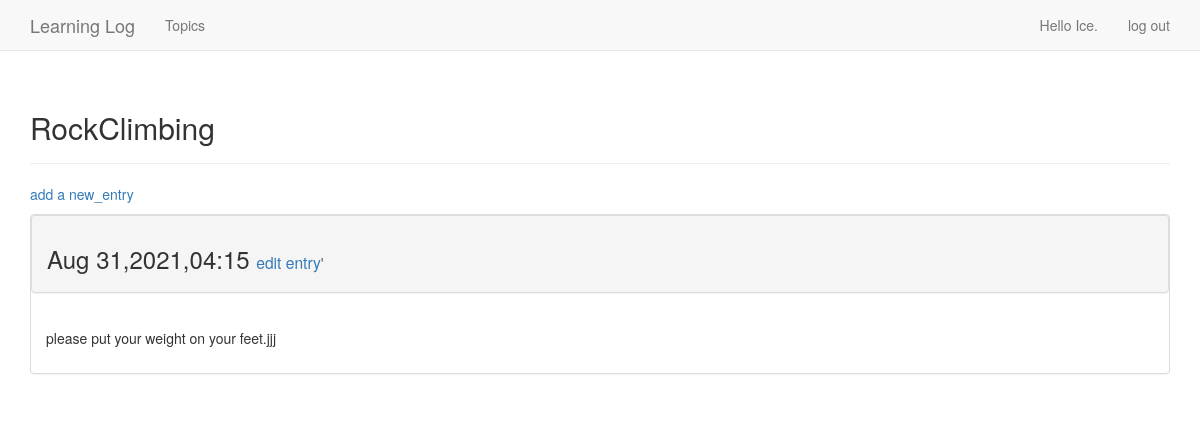
The page /topics/2/ (signed in) on the database its author committed.
### learning_logs/models.py (models this page shows, shortened)
class Topic(models.Model):
    text=models.CharField(max_length=200)
    date_added=models.DateTimeField(auto_now_add=True)
    owner=models.ForeignKey(User,on_delete=models.CASCADE)
    def __str__(self):
        return self.text

class Entry(models.Model):
    topic=models.ForeignKey(Topic,on_delete=models.CASCADE)
    text=models.TextField()
    data_added=models.DateTimeField(auto_now_add=True)
    class Meta:
        verbose_name_plural='entries'

### learning_logs/views.py (the view)
# urls.py: url(r'^topics/(?P<topic_id>\d+)/$',views.topic,name='topic'),
@login_required
def topic(request,topic_id):
    topic=get_object_or_404(Topic,id=topic_id)
    if topic.owner != request.user:
        raise Http404
    entries=topic.entry_set.order_by('id')#特殊的，用id 代替date_added 否则会参数错误
    context={'topic':topic,'entries':entries}#主题和条目的字典
    return render(request,'learning_logs/topic.html',context)

### learning_logs/templates/learning_logs/topic.html
{% extends "learning_logs/base.html" %}
{% block header %}
  <h2>{{topic}}</h2>
{% endblock header %}
{% block content %}
<p>
  <a href="{% url 'learning_logs:new_entry' topic.id %}">add  a new_entry</a>
</p>
{% for entry in entries %}
  <div class='panel panel-default'>
    <div class='panel panel-heading'>
      <h3>
        {{ entry.data_added|date:'M d,Y,H:i'}}
        <small>
          <a href='{% url "learning_logs:edit_entry" entry.id %}'>edit entry</a>'
        </small>
      </h3>
    </div>
    <div class='panel-body'>
      {{entry.text|linebreaks}}
    </div>
  </div>
{% empty %}
  There are no entries for this topic yet.
{% endfor %}
{% endblock content %}

### learning_logs/templates/learning_logs/base.html (shortened to what this page needs)
{% load bootstrap3 %}
<!DOCTYPE html>
<html lang='en'>
  <head>
    {% bootstrap_css %}
  </head>
  <body>
    <nav class='navbar navbar-default navbar-static-top'>
      <div class='container'>
        <div class='navbar-header'>
          <a class='navbar-brand' href='{% url "learning_logs:index" %}'>
            Learning Log
          </a>
        </div>
        <div id='navbar' class='navbar-collapse collapse'>
          <ul class='nav navbar-nav'>
            <li><a href='{% url "learning_logs:topics" %}'>Topics</a></li>
          </ul>
          <ul class='nav navbar-nav navbar-right'>
            {% if user.is_authenticated %}
              <li><a>Hello {{user.username}}.</a></li>
              <li><a href="{% url 'users:logout' %}">log out</a></li>
            {% else %}
              <li><a href='{% url "users:login" %}'>login in</a></li>
              <li><a href="{% url 'users:register' %}">register</a></li>
            {% endif %}
          </ul>
        </div>
      </div>
    </nav>
    <div class='container'>
      <div class='page-header'>
        {% block header %}{% endblock header %}
      </div>
      <div>
        {% block content %}{% endblock content %}
      </div>
    </div>
  </body>
</html>

### rows shown on the page
Topic: text "RockClimbing"
Entry: data_added "Aug 31,2021,04:15", text "please put your weight on your feet.jjj"

### other values the page prints
{{ user.username }} "Ice"
